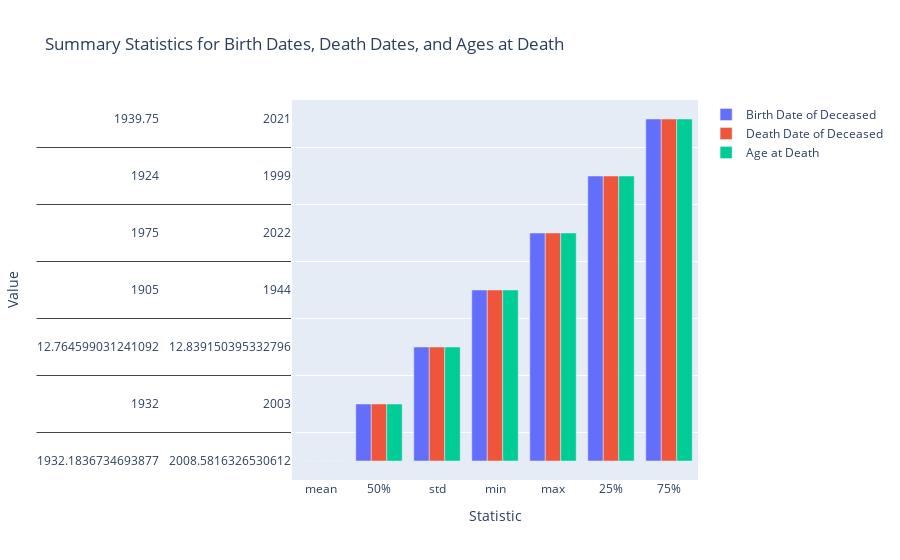

The cell this chart's notebook holds for it:
### Code cell
import plotly.graph_objs as go
import pandas as pd

# Calculate descriptive statistics for Birth Years
birth_year_stats = df_copy['Birth Date of Deceased'].str[:4].astype(float).describe()

# Calculate descriptive statistics for Death Years
death_year_stats = df_copy['Death Date of Deceased'].str[:4].astype(float).describe()

# Calculate descriptive statistics for Ages at Death
ages_at_death = (df_copy['Death Date of Deceased'].str[:4].astype(float) - df_copy['Birth Date of Deceased'].str[:4].astype(float)).dropna()
ages_at_death_stats = ages_at_death.describe()

# Create a bar chart for summary statistics
statistics = ['mean', '50%', 'std', 'min', 'max', '25%', '75%']
categories = ['Birth Date of Deceased', 'Death Date of Deceased', 'Age at Death']

data = []
for category in categories:
    stats = [birth_year_stats[statistics], death_year_stats[statistics], ages_at_death_stats[statistics]]
    data.append(go.Bar(x=statistics, y=stats, name=category))

layout = go.Layout(
    barmode='group',
    title='Summary Statistics for Birth Dates, Death Dates, and Ages at Death',
    xaxis=dict(title='Statistic'),
    yaxis=dict(title='Value'),
)

fig = go.Figure(data=data, layout=layout)

# Show the bar chart
fig.show()

### Figure 1 — Plotly figure (JSON) as saved in the notebook; plotly's stock layout.template omitted (floating-point values rounded to 4 significant figures)
{"data": [{"name": "Birth Date of Deceased", "type": "bar", "x": ["mean", "50%", "std", "min", "max", "25%", "75%"], "y": [[1932.0, 1932, 12.76, 1905, 1975, 1924, 1940.0], [2009.0, 2003, 12.84, 1944, 2022, 1999, 2021], [76.4, 78.5, 13.11, 24, 99, 72, 86]]}, {"name": "Death Date of Deceased", "type": "bar", "x": ["mean", "50%", "std", "min", "max", "25%", "75%"], "y": [[1932.0, 1932, 12.76, 1905, 1975, 1924, 1940.0], [2009.0, 2003, 12.84, 1944, 2022, 1999, 2021], [76.4, 78.5, 13.11, 24, 99, 72, 86]]}, {"name": "Age at Death", "type": "bar", "x": ["mean", "50%", "std", "min", "max", "25%", "75%"], "y": [[1932.0, 1932, 12.76, 1905, 1975, 1924, 1940.0], [2009.0, 2003, 12.84, 1944, 2022, 1999, 2021], [76.4, 78.5, 13.11, 24, 99, 72, 86]]}], "layout": {"barmode": "group", "title": {"text": "Summary Statistics for Birth Dates, Death Dates, and Ages at Death"}, "xaxis": {"title": {"text": "Statistic"}}, "yaxis": {"title": {"text": "Value"}}}}
